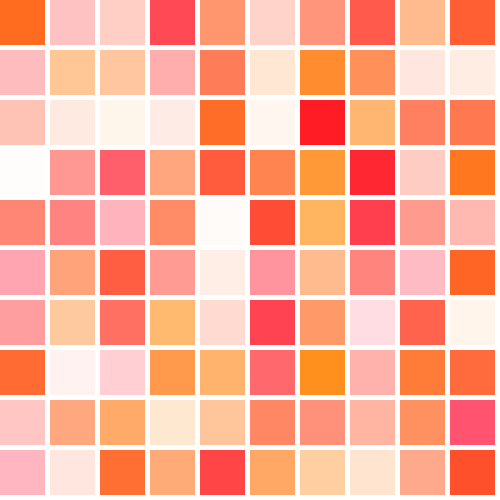
Frame 1 (no input)
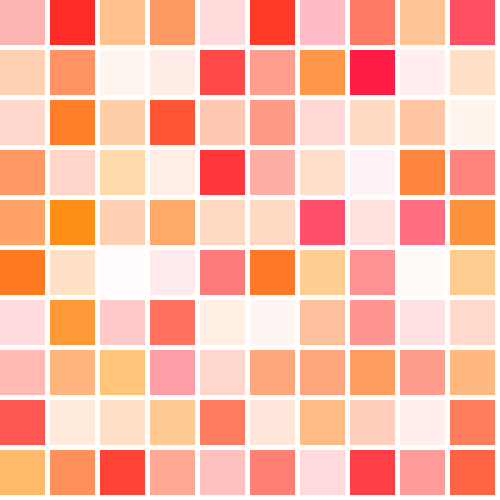
Frame 60 (the mouse pressed at the canvas centre just before this capture)
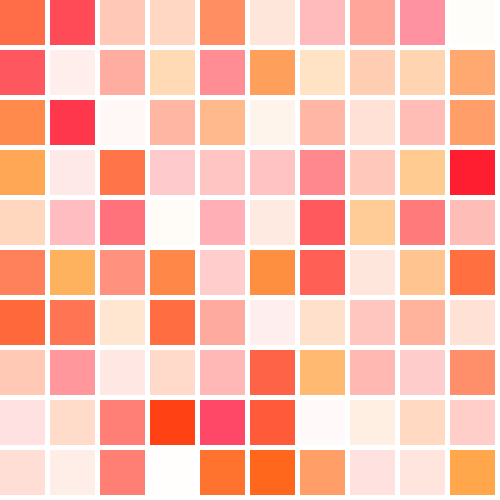
Frame 120 (the mouse held since frame 60 and released just before this capture)

The Processing sketch that drew these frames (run headless with seeded random() and noise(); from frame 60 on, the mouse is pressed at the canvas centre):

// Processing sketch: processing_165639
// ── processing_165639.pde


int x = 0;
int y = 0;
void setup(){
  size(500,500);
  frameRate(7);
}
void draw(){
  background(255);
  noStroke();
      
  for (x = 0; x < height; x=x+50){ 
    for(y = 0; y < width; y=y+50){
  fill(255,random(10,150),random(5,60),random(255));   
    rect(x,y,45,45);

    }
  
  }   
   
}
